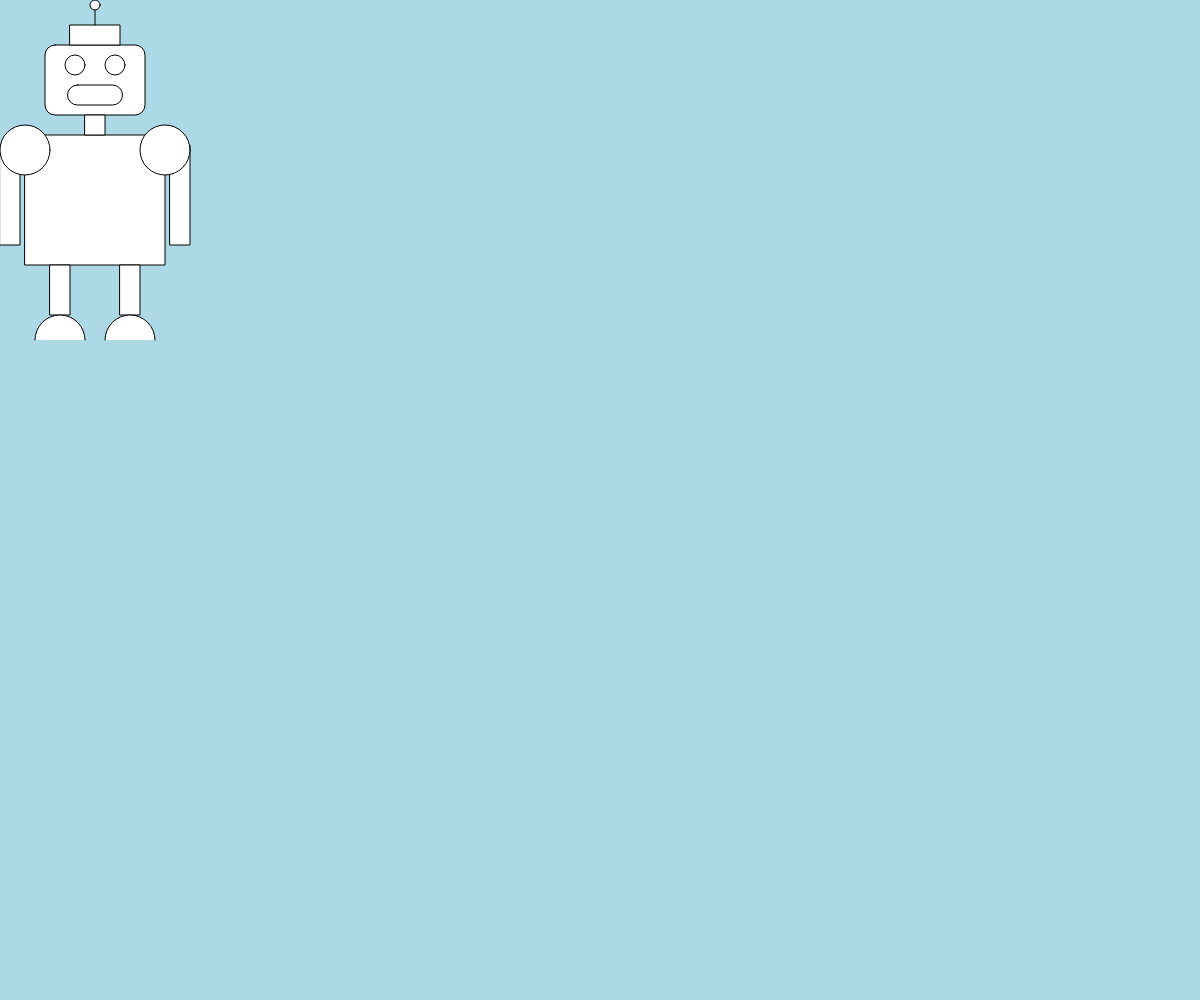
Frame 1 (no input)
Frame 60 (no input): identical to frame 1, image omitted
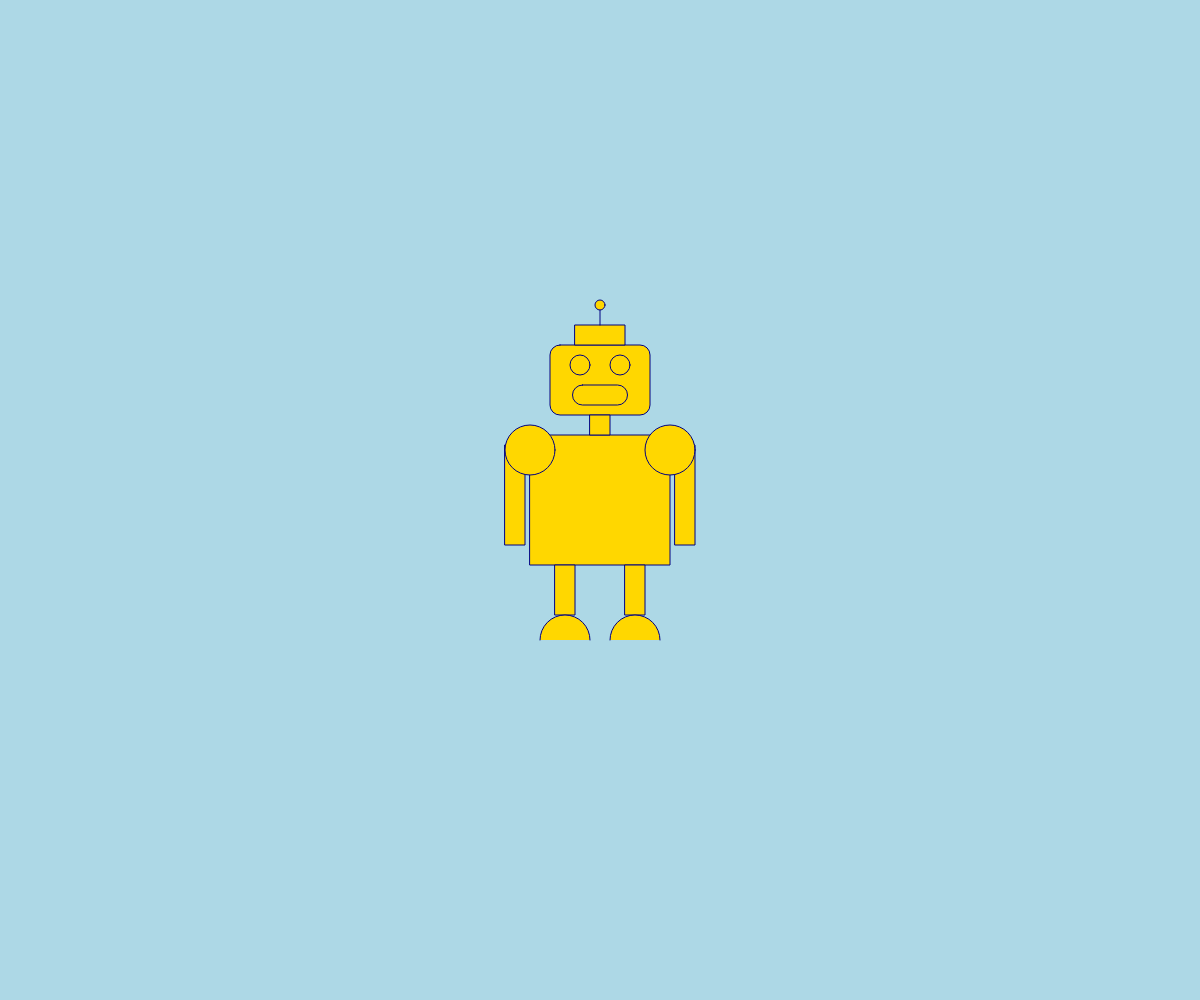
Frame 120 (the mouse pressed at the canvas centre since frame 60)

The p5.js sketch that drew these frames (run headless with seeded random() and noise() and a simulated clock; from frame 60 on, the mouse is pressed at the canvas centre):

// p5.js sketch
// ── sketch.js
/* BOILERPLATE

function setup() {
	createCanvas(windowWidth, windowHeight)
}
function draw() {
	background('lightblue')
	if(mouseX<95 && mouseY<200) {
		robot(95, 200)
	}
	else if(mouseX>width-95 && mouseY<200){
		robot(width-95, 200)
	}
	else if(mouseX>width-95 && mouseY>height-140){
		robot(width-95, height-140)
	}
	else if(mouseX<95 && mouseY>height-140){
		robot(95, height-140)
	}
	else if(mouseX<95){
		robot(95, mouseY)
	}
	else if(mouseY<200) {
		robot(mouseX, 200)
	}
	else if(mouseX>width-95) {
		robot(width-95, mouseY)
	}
	else if(mouseY>height-140) {
		robot(mouseX, height-140)
	}
	else {
		robot(mouseX, mouseY)
	}
}


function robot(centerX, centerY) {
	fill('white')
	stroke('black')

	rectMode(CENTER)
	rect(centerX, centerY, 140, 130)
	rect(centerX, centerY-120, 100, 70, 10)
	rect(centerX, centerY-165, 50, 20)

	line(centerX, centerY-175, centerX, centerY-195)
	ellipse(centerX, centerY-195, 10, 10)
	ellipse(centerX-20, centerY-135, 20, 20)
	ellipse(centerX+20, centerY-135, 20, 20)
	rect(centerX, centerY-105, 55, 20, 10)

	rect(centerX, centerY-75, 20, 20)

	rect(centerX-35, centerY+90, 20, 50)
	rect(centerX+35, centerY+90, 20, 50)

	arc(centerX-35, centerY+140, 50, 50, PI, TWO_PI)
	arc(centerX+35, centerY+140, 50, 50, PI, TWO_PI)
	rect(centerX+85, centerY-5, 20, 100)
	rect(centerX-85, centerY-5, 20, 100)
	ellipse(centerX+70, centerY-50, 50, 50)
	ellipse(centerX-70, centerY-50, 50, 50)
}
*/


let allColor = 'white'
let strokeColor = 'black'

function setup() {
	createCanvas(windowWidth, windowHeight)
}
function draw() {
	background('lightblue')
	if(mouseIsPressed){
		allColor = 'gold'
		strokeColor = 'navy'
	}
	else {
		allColor = 'white'
		strokeColor = 'black'
	}

	if(mouseX<95 && mouseY<200) {
		robot(95, 200, allColor, strokeColor)
	}
	else if(mouseX>width-95 && mouseY<200){
		robot(width-95, 200, allColor, strokeColor)
	}
	else if(mouseX>width-95 && mouseY>height-140){
		robot(width-95, height-140, allColor, strokeColor)
	}
	else if(mouseX<95 && mouseY>height-140){
		robot(95, height-140, allColor, strokeColor)
	}
	else if(mouseX<95){
		robot(95, mouseY, allColor, strokeColor)
	}
	else if(mouseY<200) {
		robot(mouseX, 200, allColor, strokeColor)
	}
	else if(mouseX>width-95) {
		robot(width-95, mouseY, allColor, strokeColor)
	}
	else if(mouseY>height-140) {
		robot(mouseX, height-140, allColor, strokeColor)
	}
	else {
		robot(mouseX, mouseY, allColor, strokeColor)
	}
}


function robot(centerX, centerY, allColor, strokeColor) {
	fill(allColor)
	stroke(strokeColor)

	rectMode(CENTER)
	rect(centerX, centerY, 140, 130)
	rect(centerX, centerY-120, 100, 70, 10)
	rect(centerX, centerY-165, 50, 20)

	line(centerX, centerY-175, centerX, centerY-195)
	ellipse(centerX, centerY-195, 10, 10)
	ellipse(centerX-20, centerY-135, 20, 20)
	ellipse(centerX+20, centerY-135, 20, 20)
	rect(centerX, centerY-105, 55, 20, 10)

	rect(centerX, centerY-75, 20, 20)

	rect(centerX-35, centerY+90, 20, 50)
	rect(centerX+35, centerY+90, 20, 50)

	arc(centerX-35, centerY+140, 50, 50, PI, TWO_PI)
	arc(centerX+35, centerY+140, 50, 50, PI, TWO_PI)
	rect(centerX+85, centerY-5, 20, 100)
	rect(centerX-85, centerY-5, 20, 100)
	ellipse(centerX+70, centerY-50, 50, 50)
	ellipse(centerX-70, centerY-50, 50, 50)
}
